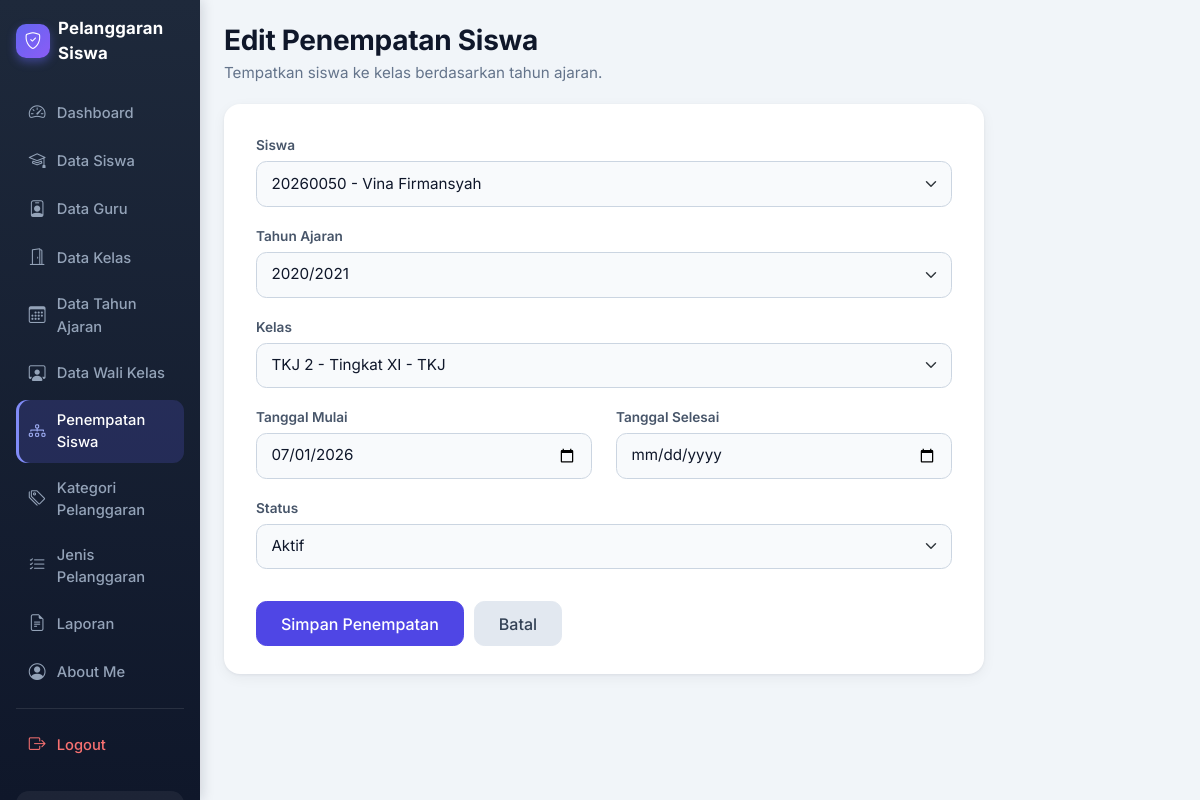
The page /edit_penempatan_siswa.php?id=50 (signed in) on the database as committed earlier.
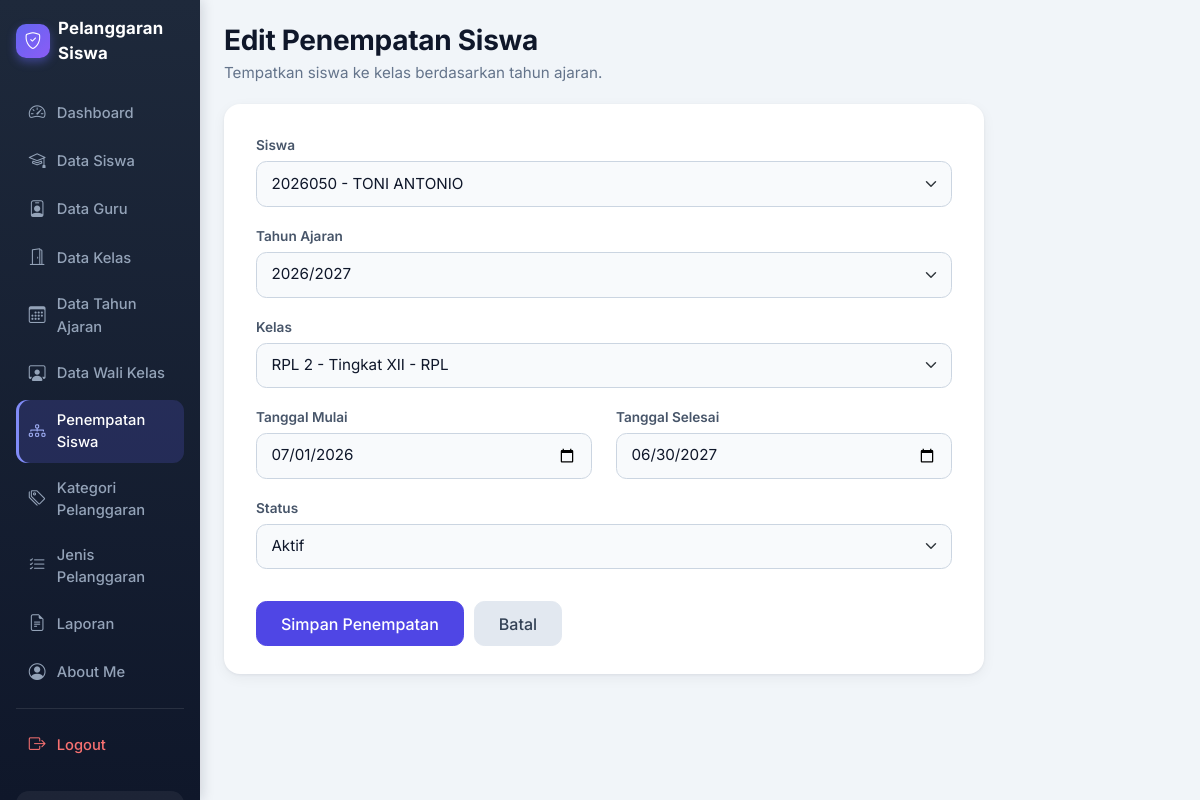
The same page on the database as committed later.
### tables this page shows
CREATE TABLE `t_kelas_siswa` (
  `id` int(11) NOT NULL,
  `siswa_id` int(11) DEFAULT NULL,
  `tahun_ajaran_id` int(11) DEFAULT NULL,
  `kelas_id` int(11) DEFAULT NULL,
  `tanggal_mulai` date NOT NULL,
  `tanggal_selesai` date NOT NULL,
  `status_aktif` tinyint(1) NOT NULL,
  `created_at` timestamp NOT NULL DEFAULT current_timestamp(),
  `updated_at` timestamp NOT NULL DEFAULT current_timestamp()
);

CREATE TABLE `t_siswa` (
  `id` int(11) NOT NULL,
  `nis` varchar(30) DEFAULT NULL,
  `nisn` varchar(20) NOT NULL,
  `nama` varchar(150) DEFAULT NULL,
  `jenis_kelamin` char(1) NOT NULL,
  `tanggal_lahir` date NOT NULL,
  `alamat` text NOT NULL,
  `status_aktif` tinyint(1) NOT NULL,
  `created_at` timestamp NOT NULL DEFAULT current_timestamp(),
  `updated_at` timestamp NOT NULL DEFAULT current_timestamp()
);

CREATE TABLE `t_tahun_ajaran` (
  `id` int(11) NOT NULL,
  `nama` varchar(20) DEFAULT NULL,
  `tanggal_mulai` date NOT NULL,
  `tanggal_selesai` date NOT NULL,
  `status_aktif` tinyint(1) NOT NULL,
  `created_at` timestamp NOT NULL DEFAULT current_timestamp(),
  `updated_at` timestamp NOT NULL DEFAULT current_timestamp()
);

CREATE TABLE `t_kelas` (
  `id` int(11) NOT NULL,
  `nama` varchar(100) DEFAULT NULL,
  `tingkat` varchar(20) NOT NULL,
  `jurusan` varchar(100) NOT NULL,
  `status_aktif` tinyint(1) NOT NULL,
  `created_at` timestamp NOT NULL DEFAULT current_timestamp(),
  `updated_at` timestamp NOT NULL DEFAULT current_timestamp()
);

### edit_penempatan_siswa.php (called while the page is built, shortened)
<?php
include 'config/koneksi.php';
$id = (int) ($_GET['id'] ?? 0);
$stmt = mysqli_prepare($koneksi, "SELECT * FROM t_kelas_siswa WHERE id = ?");
mysqli_stmt_bind_param($stmt, 'i', $id);
mysqli_stmt_execute($stmt);
$row = mysqli_fetch_assoc(mysqli_stmt_get_result($stmt));
$v = [
    'siswa_id'        => $row['siswa_id'],
    'tahun_ajaran_id' => $row['tahun_ajaran_id'],
    'kelas_id'        => $row['kelas_id'],
    'tanggal_mulai'   => $row['tanggal_mulai'],
    'tanggal_selesai' => ($row['tanggal_selesai'] == '0000-00-00') ? '' : $row['tanggal_selesai'],
    'status_aktif'    => $row['status_aktif'],
];
$siswa = mysqli_query($koneksi, "SELECT id, nis, nama FROM t_siswa
    WHERE (status_aktif = 1 OR id = " . (int) $row['siswa_id'] . ")
    AND id NOT IN (SELECT siswa_id FROM t_kelas_siswa
                   WHERE status_aktif = 1 AND siswa_id IS NOT NULL AND id <> " . (int) $id . "
                   AND tahun_ajaran_id IN (SELECT id FROM t_tahun_ajaran WHERE status_aktif = 1))
    ORDER BY nama ASC");
$tahun = mysqli_query($koneksi, "SELECT id, nama FROM t_tahun_ajaran WHERE status_aktif = 1 ORDER BY id DESC");
$kelas = mysqli_query($koneksi, "SELECT id, nama, tingkat, jurusan FROM t_kelas ORDER BY nama ASC");
$label_tombol = 'Simpan Penempatan';
?>
<?php
$judul      = 'Edit Penempatan Siswa';
$deskripsi  = 'Tempatkan siswa ke kelas berdasarkan tahun ajaran.';
include 'layout/tambah_atas.php';
?>
<?php include 'layout/form_penempatan.php'; ?>
<?php include 'layout/tambah_bawah.php'; ?>

### layout/form_penempatan.php (the view, shortened to what this page needs)
<form method="POST">
    <div class="mb-3">
        <label for="siswa_id" class="form-label">Siswa</label>
        <select name="siswa_id" id="siswa_id" class="form-select" required>
            <?php while ($s = mysqli_fetch_assoc($siswa)) { ?>
                <option value="<?= (int) $s['id']; ?>" <?= ($v['siswa_id'] == $s['id']) ? 'selected' : ''; ?>>
                    <?= htmlspecialchars($s['nis'] . ' - ' . $s['nama']); ?>
                </option>
            <?php } ?>
        </select>
    </div>
    <div class="mb-3">
        <label for="tahun_ajaran_id" class="form-label">Tahun Ajaran</label>
        <select name="tahun_ajaran_id" id="tahun_ajaran_id" class="form-select" required>
            <?php while ($ta = mysqli_fetch_assoc($tahun)) { ?>
                <option value="<?= (int) $ta['id']; ?>" <?= ($v['tahun_ajaran_id'] == $ta['id']) ? 'selected' : ''; ?>>
                    <?= htmlspecialchars($ta['nama']); ?>
                </option>
            <?php } ?>
        </select>
    </div>
    <div class="mb-3">
        <label for="kelas_id" class="form-label">Kelas</label>
        <select name="kelas_id" id="kelas_id" class="form-select" required>
            <?php while ($k = mysqli_fetch_assoc($kelas)) { ?>
                <option value="<?= (int) $k['id']; ?>" <?= ($v['kelas_id'] == $k['id']) ? 'selected' : ''; ?>>
                    <?= htmlspecialchars($k['nama'] . ' - Tingkat ' . $k['tingkat'] . ' - ' . $k['jurusan']); ?>
                </option>
            <?php } ?>
        </select>
    </div>
    <div class="row">
        <div class="col-md-6 mb-3">
            <label for="tanggal_mulai" class="form-label">Tanggal Mulai</label>
            <input type="date" name="tanggal_mulai" id="tanggal_mulai" class="form-control"
                   value="<?= htmlspecialchars($v['tanggal_mulai']); ?>" required>
        </div>
        <div class="col-md-6 mb-3">
            <label for="tanggal_selesai" class="form-label">Tanggal Selesai</label>
            <input type="date" name="tanggal_selesai" id="tanggal_selesai" class="form-control"
                   value="<?= htmlspecialchars($v['tanggal_selesai']); ?>" required>
        </div>
    </div>
    <div class="mb-4">
        <label for="status_aktif" class="form-label">Status</label>
        <select name="status_aktif" id="status_aktif" class="form-select" required>
            <option value="1" <?= ($v['status_aktif'] == 1) ? 'selected' : ''; ?>>Aktif</option>
        </select>
    </div>
    <button type="submit" class="btn btn-primary"><?= $label_tombol; ?></button>
    <a href="penempatan_siswa.php" class="btn btn-secondary">Batal</a>
</form>

### layout/tambah_atas.php (shortened to what this page needs)
<?php
$judul      = $judul ?? 'Tambah Data';
$deskripsi  = $deskripsi ?? 'Lengkapi formulir di bawah ini, lalu klik Simpan.';
$lebar      = !empty($lebar);
?>
<!DOCTYPE html>
<html lang="id">
<head>
    <link href="https://cdn.jsdelivr.net/npm/bootstrap@5.3.8/dist/css/bootstrap.min.css"
          rel="stylesheet">
    <link href="assets/css/tambah_data.css" rel="stylesheet">
</head>
<body>
<div class="container-fluid">
    <div class="row">
        <?php
        include 'layout/sidebar.php';
        ?>
        <main class="col-md-9 col-lg-10 p-4">
            <div class="td-head">
                <h1><?= htmlspecialchars($judul) ?></h1>
                <p class="td-sub"><?= htmlspecialchars($deskripsi) ?></p>
            </div>
            <div class="td-card<?= $lebar ? ' td-lebar' : '' ?>">

### layout/sidebar.php (shortened to what this page needs)
<?php
$current_page = basename($_SERVER['PHP_SELF']);
$role = $_SESSION['role'] ?? '';
$nama_user = $_SESSION['nama'] ?? $_SESSION['nama_lengkap'] ?? 'Pengguna';
$daftar_menu = [
    'admin' => [
        'dashboard.php'                   => ['Dashboard', 'speedometer2'],
        'kelola_siswa.php'                => ['Data Siswa', 'mortarboard'],
        'kelola_guru.php'                 => ['Data Guru', 'person-badge'],
        'kelola_kelas.php'                => ['Data Kelas', 'door-open'],
        'kelola_tahun_ajaran.php'         => ['Data Tahun Ajaran', 'calendar3'],
        'kelola_wali_kelas.php'           => ['Data Wali Kelas', 'person-workspace'],
        'penempatan_siswa.php'            => ['Penempatan Siswa', 'diagram-3'],
        'kelola_pelanggaran_kategori.php' => ['Kategori Pelanggaran', 'tags'],
        'kelola_jenis_pelanggaran.php'    => ['Jenis Pelanggaran', 'list-check'],
        'Laporan.php'                     => ['Laporan', 'file-earmark-text'],
        'about_me.php'                    => ['About Me', 'person-circle'],
    ],
    'guru' => [
        'dashboard.php'         => ['Dashboard', 'speedometer2'],
        'catat_pelanggaran.php' => ['Catat Pelanggaran', 'pencil-square'],
        'tindakan.php'          => ['Tindakan', 'clipboard-check'],
        'riwayat.php'           => ['Riwayat', 'clock-history'],
        'rekap_poin.php'        => ['Rekap Poin', 'bar-chart'],
    ],
];
$menu = $daftar_menu[$role] ?? [];
if (!function_exists("cetak_menu")) { function cetak_menu($menu, $current_page, $nama_user, $role)
{
    echo '<ul class="nav nav-pills flex-column gap-1">';
    foreach ($menu as $file => $item) {
        $aktif = (strcasecmp($current_page, $file) === 0) ? 'active' : '';
        echo '<li class="nav-item"><a href="' . $file . '" class="nav-link ' . $aktif . '">'
           . '<i class="bi bi-' . $item[1] . '"></i><span>' . $item[0] . '</span></a></li>';
    }
    echo '<li><hr class="sb-hr"></li>';
    echo '<li class="nav-item"><a href="logout.php" class="nav-link sb-logout">'
       . '<i class="bi bi-box-arrow-right"></i><span>Logout</span></a></li>';
    echo '</ul>';
    $inisial = strtoupper(mb_substr(trim($nama_user), 0, 1));
    echo '<div class="sb-user d-flex align-items-center gap-2 mt-4">'
       . '<div class="sb-avatar">' . htmlspecialchars($inisial) . '</div>'
       . '<div class="overflow-hidden">'
       . '<div class="sb-user-name text-truncate">' . htmlspecialchars($nama_user) . '</div>'
       . '<div class="sb-user-role text-capitalize">' . htmlspecialchars($role) . '</div>'
       . '</div></div>';
} }
if (!function_exists("cetak_brand")) { function cetak_brand()
{
    echo '<div class="sb-brand d-flex align-items-center gap-2">'
       . '<span class="sb-logo"><i class="bi bi-shield-check"></i></span>'
       . '<span>Pelanggaran Siswa</span></div>';
} }
if (!empty($menu)) {
?>
<link href="https://cdn.jsdelivr.net/npm/bootstrap-icons@1.11.3/font/bootstrap-icons.min.css" rel="stylesheet">
<div class="d-none d-md-block col-md-3 col-lg-2 sb-desktop p-3">
    <div class="mb-4"><?php cetak_brand(); ?></div>
    <?php cetak_menu($menu, $current_page, $nama_user, $role); ?>
</div>
<?php
}

### layout/tambah_bawah.php
            </div>
        </main>
    </div>
</div>
</body>
</html>

### assets/css/tambah_data.css (style rules this page uses)
.td-head { margin-bottom: 1.25rem; }
.td-head h1 { margin: 0 0 .25rem; }
.td-sub { margin: 0; color: #64748b; font-size: .95rem; }
.td-card { max-width: 760px; background: #fff; border-radius: 1rem; padding: 1.75rem 2rem; box-shadow: 0 1px 3px rgba(15, 23, 42, .06), 0 4px 14px rgba(15, 23, 42, .05); }
.td-card form { max-width: none !important; }
.td-card .form-control, .td-card .form-select { padding: .65rem .9rem; font-size: .95rem; color: #0f172a; background-color: #f8fafc; border: 1px solid #cbd5e1; border-radius: .65rem; transition: border-color .15s, box-shadow .15s, background-color .15s; }
.td-card .form-control::placeholder { color: #94a3b8; }
.td-card .form-select { padding-right: 2.5rem; }
.td-card .form-label { margin-bottom: .35rem; font-size: .85rem; font-weight: 600; color: #475569; }
.td-card form > .btn { margin-top: .5rem; }
.td-card form > .btn { padding: .6rem 1.5rem; border-radius: .65rem; font-weight: 500; }
.td-card form > .btn + .btn, .td-card form > button + a.btn { margin-left: .35rem; }

### layout/sidebar.php (style rules this page uses)
:root { --bs-primary: #4f46e5; --bs-primary-rgb: 79, 70, 229; --bs-body-font-family: 'Inter', system-ui, -apple-system, 'Segoe UI', Roboto, sans-serif; --sb-dark: #0f172a; --sb-dark-2: #1e293b; }
body { background: #f1f5f9; color: #334155; font-family: var(--bs-body-font-family); }
.sb-desktop { position: sticky; top: 0; height: 100vh; overflow-y: auto; background: linear-gradient(180deg, var(--sb-dark-2), var(--sb-dark)); box-shadow: 2px 0 12px rgba(15, 23, 42, .15); }
.sb-brand { color: #fff; font-weight: 700; font-size: 1.05rem; letter-spacing: .2px; }
.sb-logo { width: 34px; height: 34px; border-radius: 10px; flex-shrink: 0; display: inline-flex; align-items: center; justify-content: center; background: linear-gradient(135deg, #6366f1, #8b5cf6); color: #fff; font-size: 1.05rem; box-shadow: 0 4px 10px rgba(99, 102, 241, .45); }
.sb-desktop .nav-link, .sb-drawer .nav-link { display: flex; align-items: center; gap: .7rem; color: #94a3b8; font-size: .92rem; font-weight: 500; padding: .6rem .8rem; border-radius: .7rem; transition: all .15s ease; }
.sb-desktop .nav-link i, .sb-drawer .nav-link i { font-size: 1.05rem; }
.sb-desktop .nav-link.active, .sb-drawer .nav-link.active { background: rgba(99, 102, 241, .2); color: #fff; box-shadow: inset 3px 0 0 #818cf8; }
.sb-desktop .nav-link.active i, .sb-drawer .nav-link.active i { color: #a5b4fc; }
.sb-logout { color: #f87171 !important; }
.sb-hr { border: 0; border-top: 1px solid rgba(255,255,255,.1); margin: .6rem 0; opacity: 1; }
.sb-user { background: rgba(255,255,255,.06); border-radius: .8rem; padding: .65rem .75rem; }
main { animation: sbFade .35s ease; }
main h1, main h2, main h3 { color: #0f172a; font-weight: 700; letter-spacing: -.01em; }
main h1 { font-size: 1.75rem; }
main .btn { border-radius: .6rem; font-weight: 500; transition: all .15s ease; }
.btn-primary { --bs-btn-bg: #4f46e5; --bs-btn-border-color: #4f46e5; --bs-btn-hover-bg: #4338ca; --bs-btn-hover-border-color: #4338ca; --bs-btn-active-bg: #3730a3; --bs-btn-active-border-color: #3730a3; --bs-btn-disabled-bg: #4f46e5; --bs-btn-disabled-border-color: #4f46e5; --bs-btn-focus-shadow-rgb: 99, 102, 241; }
main .btn-secondary { --bs-btn-bg: #e2e8f0; --bs-btn-border-color: #e2e8f0; --bs-btn-color: #334155; --bs-btn-hover-bg: #cbd5e1; --bs-btn-hover-border-color: #cbd5e1; --bs-btn-hover-color: #0f172a; --bs-btn-active-bg: #cbd5e1; --bs-btn-active-border-color: #cbd5e1; --bs-btn-active-color: #0f172a; }
main .form-control, main .form-select { border-radius: .6rem; border-color: #cbd5e1; }
main .form-label { font-weight: 500; color: #475569; }

Rows that differ between the two databases and show on the page:
changed t_kelas_siswa "Aktif": siswa_id "20260050 - Vina Firmansyah" → "2026050 - TONI ANTONIO"; tahun_ajaran_id "2020/2021" → "2026/2027"; kelas_id "TKJ 2 - Tingkat XI - TKJ" → "RPL 2 - Tingkat XII - RPL"; tanggal_selesai (not shown) → "06/30/2027"
